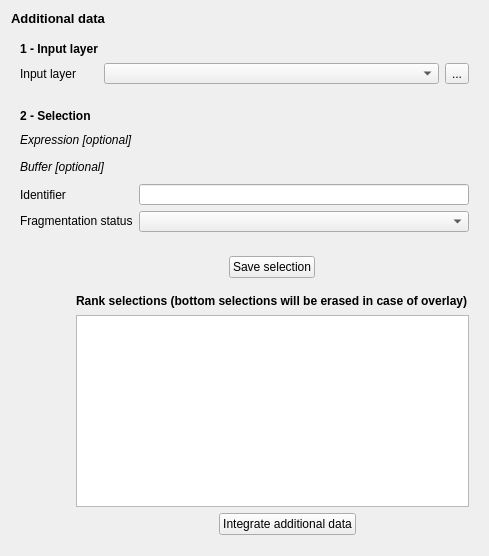
             <widget class="QWidget" name="tab">
              <attribute name="title">
               <string>3 - Additional data</string>
              </attribute>
              <layout class="QGridLayout" name="gridLayout_16">
               <item row="0" column="0">
                <widget class="QLabel" name="label_4">
                 <property name="sizePolicy">
                  <sizepolicy hsizetype="Expanding" vsizetype="Preferred">
                   <horstretch>0</horstretch>
                   <verstretch>0</verstretch>
                  </sizepolicy>
                 </property>
                 <property name="font">
                  <font>
                   <pointsize>10</pointsize>
                   <weight>75</weight>
                   <bold>true</bold>
                  </font>
                 </property>
                 <property name="text">
                  <string>Additional data</string>
                 </property>
                </widget>
               </item>
               <item row="1" column="0">
                <widget class="QFrame" name="selectionLayerFrame_3">
                 <property name="sizePolicy">
                  <sizepolicy hsizetype="Expanding" vsizetype="Preferred">
                   <horstretch>0</horstretch>
                   <verstretch>0</verstretch>
                  </sizepolicy>
                 </property>
                 <property name="minimumSize">
                  <size>
                   <width>200</width>
                   <height>61</height>
                  </size>
                 </property>
                 <property name="frameShape">
                  <enum>QFrame::NoFrame</enum>
                 </property>
                 <property name="frameShadow">
                  <enum>QFrame::Raised</enum>
                 </property>
                 <layout class="QGridLayout" name="gridLayout_13">
                  <item row="1" column="1">
                   <widget class="QgsMapLayerComboBox" name="fragmInputLayerCombo">
                    <property name="sizePolicy">
                     <sizepolicy hsizetype="Expanding" vsizetype="Fixed">
                      <horstretch>0</horstretch>
                      <verstretch>0</verstretch>
                     </sizepolicy>
                    </property>
                    <property name="minimumSize">
                     <size>
                      <width>0</width>
                      <height>21</height>
                     </size>
                    </property>
                    <property name="maximumSize">
                     <size>
                      <width>16777215</width>
                      <height>21</height>
                     </size>
                    </property>
                   </widget>
                  </item>
                  <item row="1" column="2">
                   <widget class="QToolButton" name="fragmInputLayer">
                    <property name="text">
                     <string>...</string>
                    </property>
                   </widget>
                  </item>
                  <item row="0" column="0">
                   <widget class="QLabel" name="selectionLayerLabel_4">
                    <property name="sizePolicy">
                     <sizepolicy hsizetype="Fixed" vsizetype="Fixed">
                      <horstretch>0</horstretch>
                      <verstretch>0</verstretch>
                     </sizepolicy>
                    </property>
                    <property name="minimumSize">
                     <size>
                      <width>0</width>
                      <height>16</height>
                     </size>
                    </property>
                    <property name="font">
                     <font>
                      <weight>75</weight>
                      <bold>true</bold>
                     </font>
                    </property>
                    <property name="text">
                     <string>1 - Input layer</string>
                    </property>
                   </widget>
                  </item>
                  <item row="1" column="0">
                   <widget class="QLabel" name="selectionLayerLabel_7">
                    <property name="sizePolicy">
                     <sizepolicy hsizetype="Fixed" vsizetype="Minimum">
                      <horstretch>0</horstretch>
                      <verstretch>0</verstretch>
                     </sizepolicy>
                    </property>
                    <property name="minimumSize">
                     <size>
                      <width>0</width>
                      <height>16</height>
                     </size>
                    </property>
                    <property name="layoutDirection">
                     <enum>Qt::LeftToRight</enum>
                    </property>
                    <property name="text">
                     <string>Input layer</string>
                    </property>
                   </widget>
                  </item>
                 </layout>
                </widget>
               </item>
               <item row="2" column="0">
                <widget class="QFrame" name="frame_23">
                 <property name="sizePolicy">
                  <sizepolicy hsizetype="Expanding" vsizetype="Preferred">
                   <horstretch>0</horstretch>
                   <verstretch>0</verstretch>
                  </sizepolicy>
                 </property>
                 <property name="minimumSize">
                  <size>
                   <width>0</width>
                   <height>0</height>
                  </size>
                 </property>
                 <property name="frameShape">
                  <enum>QFrame::NoFrame</enum>
                 </property>
                 <property name="frameShadow">
                  <enum>QFrame::Raised</enum>
                 </property>
                 <layout class="QGridLayout" name="gridLayout_4">
                  <item row="0" column="0">
                   <widget class="QLabel" name="selectionLayerLabel_8">
                    <property name="sizePolicy">
                     <sizepolicy hsizetype="Fixed" vsizetype="Fixed">
                      <horstretch>0</horstretch>
                      <verstretch>0</verstretch>
                     </sizepolicy>
                    </property>
                    <property name="minimumSize">
                     <size>
                      <width>0</width>
                      <height>16</height>
                     </size>
                    </property>
                    <property name="font">
                     <font>
                      <weight>75</weight>
                      <bold>true</bold>
                     </font>
                    </property>
                    <property name="text">
                     <string>2 - Selection</string>
                    </property>
                   </widget>
                  </item>
                  <item row="1" column="0">
                   <widget class="QLabel" name="fragmExprLabel">
                    <property name="sizePolicy">
                     <sizepolicy hsizetype="Fixed" vsizetype="Fixed">
                      <horstretch>0</horstretch>
                      <verstretch>0</verstretch>
                     </sizepolicy>
                    </property>
                    <property name="minimumSize">
                     <size>
                      <width>52</width>
                      <height>13</height>
                     </size>
                    </property>
                    <property name="font">
                     <font>
                      <italic>true</italic>
                     </font>
                    </property>
                    <property name="text">
                     <string>Expression [optional]</string>
                    </property>
                   </widget>
                  </item>
                  <item row="1" column="1">
                   <widget class="QgsFieldExpressionWidget" name="fragmExpr">
                    <property name="minimumSize">
                     <size>
                      <width>0</width>
                      <height>21</height>
                     </size>
                    </property>
                    <property name="maximumSize">
                     <size>
                      <width>16777215</width>
                      <height>21</height>
                     </size>
                    </property>
                   </widget>
                  </item>
                  <item row="2" column="0">
                   <widget class="QLabel" name="fragmBufferLabel">
                    <property name="sizePolicy">
                     <sizepolicy hsizetype="Fixed" vsizetype="Fixed">
                      <horstretch>0</horstretch>
                      <verstretch>0</verstretch>
                     </sizepolicy>
                    </property>
                    <property name="minimumSize">
                     <size>
                      <width>52</width>
                      <height>13</height>
                     </size>
                    </property>
                    <property name="font">
                     <font>
                      <italic>true</italic>
                     </font>
                    </property>
                    <property name="text">
                     <string>Buffer [optional]</string>
                    </property>
                   </widget>
                  </item>
                  <item row="2" column="1">
                   <widget class="QgsFieldExpressionWidget" name="fragmBuffer">
                    <property name="minimumSize">
                     <size>
                      <width>0</width>
                      <height>21</height>
                     </size>
                    </property>
                    <property name="maximumSize">
                     <size>
                      <width>16777215</width>
                      <height>21</height>
                     </size>
                    </property>
                   </widget>
                  </item>
                  <item row="3" column="0">
                   <widget class="QLabel" name="label_6">
                    <property name="text">
                     <string>Identifier</string>
                    </property>
                   </widget>
                  </item>
                  <item row="3" column="1">
                   <widget class="QLineEdit" name="fragmName">
                    <property name="minimumSize">
                     <size>
                      <width>0</width>
                      <height>21</height>
                     </size>
                    </property>
                    <property name="maximumSize">
                     <size>
                      <width>16777215</width>
                      <height>21</height>
                     </size>
                    </property>
                   </widget>
                  </item>
                  <item row="4" column="0">
                   <widget class="QLabel" name="fragmIsFragm">
                    <property name="enabled">
                     <bool>true</bool>
                    </property>
                    <property name="sizePolicy">
                     <sizepolicy hsizetype="Fixed" vsizetype="Fixed">
                      <horstretch>0</horstretch>
                      <verstretch>0</verstretch>
                     </sizepolicy>
                    </property>
                    <property name="minimumSize">
                     <size>
                      <width>52</width>
                      <height>13</height>
                     </size>
                    </property>
                    <property name="text">
                     <string>Fragmentation status</string>
                    </property>
                   </widget>
                  </item>
                  <item row="4" column="1">
                   <widget class="QComboBox" name="fragmStatus">
                    <property name="minimumSize">
                     <size>
                      <width>0</width>
                      <height>21</height>
                     </size>
                    </property>
                    <property name="maximumSize">
                     <size>
                      <width>16777215</width>
                      <height>21</height>
                     </size>
                    </property>
                    <item>
                     <property name="text">
                      <string/>
                     </property>
                    </item>
                    <item>
                     <property name="text">
                      <string>Add selection to fragmentation data</string>
                     </property>
                    </item>
                    <item>
                     <property name="text">
                      <string>Add selection to natural and semi-natural environments</string>
                     </property>
                    </item>
                   </widget>
                  </item>
                 </layout>
                </widget>
               </item>
               <item row="3" column="0">
                <widget class="QFrame" name="selectionViewFrame_2">
                 <property name="sizePolicy">
                  <sizepolicy hsizetype="Preferred" vsizetype="MinimumExpanding">
                   <horstretch>0</horstretch>
                   <verstretch>0</verstretch>
                  </sizepolicy>
                 </property>
                 <property name="minimumSize">
                  <size>
                   <width>350</width>
                   <height>0</height>
                  </size>
                 </property>
                 <property name="frameShape">
                  <enum>QFrame::NoFrame</enum>
                 </property>
                 <property name="frameShadow">
                  <enum>QFrame::Raised</enum>
                 </property>
                 <layout class="QGridLayout" name="gridLayout_2">
                  <item row="0" column="1" colspan="2">
                   <widget class="QFrame" name="frame_12">
                    <property name="sizePolicy">
                     <sizepolicy hsizetype="Expanding" vsizetype="Fixed">
                      <horstretch>0</horstretch>
                      <verstretch>0</verstretch>
                     </sizepolicy>
                    </property>
                    <property name="minimumSize">
                     <size>
                      <width>200</width>
                      <height>0</height>
                     </size>
                    </property>
                    <property name="maximumSize">
                     <size>
                      <width>16777215</width>
                      <height>16777215</height>
                     </size>
                    </property>
                    <property name="frameShape">
                     <enum>QFrame::NoFrame</enum>
                    </property>
                    <property name="frameShadow">
                     <enum>QFrame::Raised</enum>
                    </property>
                    <layout class="QHBoxLayout" name="horizontalLayout_12">
                     <property name="spacing">
                      <number>200</number>
                     </property>
                     <property name="leftMargin">
                      <number>0</number>
                     </property>
                     <property name="topMargin">
                      <number>0</number>
                     </property>
                     <property name="rightMargin">
                      <number>0</number>
                     </property>
                     <property name="bottomMargin">
                      <number>9</number>
                     </property>
                     <item>
                      <widget class="QPushButton" name="fragmAdd">
                       <property name="sizePolicy">
                        <sizepolicy hsizetype="Fixed" vsizetype="Fixed">
                         <horstretch>0</horstretch>
                         <verstretch>0</verstretch>
                        </sizepolicy>
                       </property>
                       <property name="layoutDirection">
                        <enum>Qt::LeftToRight</enum>
                       </property>
                       <property name="text">
                        <string>Save selection</string>
                       </property>
                       <property name="icon">
                        <iconset resource="resources.qrc">
                         <normaloff>:/plugins/FragScape/icons/mActionFileSave.svg</normaloff>:/plugins/FragScape/icons/mActionFileSave.svg</iconset>
                       </property>
                      </widget>
                     </item>
                    </layout>
                   </widget>
                  </item>
                  <item row="1" column="1" colspan="2">
                   <widget class="QLabel" name="selectionLayerLabel_14">
                    <property name="sizePolicy">
                     <sizepolicy hsizetype="Fixed" vsizetype="Fixed">
                      <horstretch>0</horstretch>
                      <verstretch>0</verstretch>
                     </sizepolicy>
                    </property>
                    <property name="minimumSize">
                     <size>
                      <width>0</width>
                      <height>16</height>
                     </size>
                    </property>
                    <property name="font">
                     <font>
                      <weight>75</weight>
                      <bold>true</bold>
                     </font>
                    </property>
                    <property name="text">
                     <string>Rank selections (bottom selections will be erased in case of overlay)</string>
                    </property>
                   </widget>
                  </item>
                  <item row="2" column="0">
                   <widget class="QFrame" name="selectArrowsFrame">
                    <property name="sizePolicy">
                     <sizepolicy hsizetype="Fixed" vsizetype="Expanding">
                      <horstretch>0</horstretch>
                      <verstretch>0</verstretch>
                     </sizepolicy>
                    </property>
                    <property name="minimumSize">
                     <size>
                      <width>50</width>
                      <height>0</height>
                     </size>
                    </property>
                    <property name="frameShape">
                     <enum>QFrame::NoFrame</enum>
                    </property>
                    <property name="frameShadow">
                     <enum>QFrame::Raised</enum>
                    </property>
                    <layout class="QVBoxLayout" name="verticalLayout_5">
                     <item>
                      <widget class="QToolButton" name="selectionUp">
                       <property name="sizePolicy">
                        <sizepolicy hsizetype="Fixed" vsizetype="Fixed">
                         <horstretch>0</horstretch>
                         <verstretch>0</verstretch>
                        </sizepolicy>
                       </property>
                       <property name="minimumSize">
                        <size>
                         <width>25</width>
                         <height>25</height>
                        </size>
                       </property>
                       <property name="toolTip">
                        <string>Upgrade selection</string>
                       </property>
                       <property name="text">
                        <string/>
                       </property>
                       <property name="icon">
                        <iconset resource="resources.qrc">
                         <normaloff>:/plugins/FragScape/icons/up-arrow.png</normaloff>:/plugins/FragScape/icons/up-arrow.png</iconset>
                       </property>
                       <property name="autoRaise">
                        <bool>true</bool>
                       </property>
                      </widget>
                     </item>
                     <item>
                      <widget class="QToolButton" name="selectionDown">
                       <property name="sizePolicy">
                        <sizepolicy hsizetype="Fixed" vsizetype="Fixed">
                         <horstretch>0</horstretch>
                         <verstretch>0</verstretch>
                        </sizepolicy>
                       </property>
                       <property name="minimumSize">
                        <size>
                         <width>25</width>
                         <height>25</height>
                        </size>
                       </property>
                       <property name="toolTip">
                        <string>Downgrade selection</string>
                       </property>
                       <property name="text">
                        <string/>
                       </property>
                       <property name="icon">
                        <iconset resource="resources.qrc">
                         <normaloff>:/plugins/FragScape/icons/down-arrow.png</normaloff>:/plugins/FragScape/icons/down-arrow.png</iconset>
                       </property>
                       <property name="autoRaise">
                        <bool>true</bool>
                       </property>
                      </widget>
                     </item>
                    </layout>
                   </widget>
                  </item>
                  <item row="2" column="1" colspan="2">
                   <widget class="QTableView" name="fragmView">
                    <property name="sizePolicy">
                     <sizepolicy hsizetype="Expanding" vsizetype="Preferred">
                      <horstretch>0</horstretch>
                      <verstretch>0</verstretch>
                     </sizepolicy>
                    </property>
                    <property name="minimumSize">
                     <size>
                      <width>300</width>
                      <height>100</height>
                     </size>
                    </property>
                    <property name="alternatingRowColors">
                     <bool>true</bool>
                    </property>
                    <property name="selectionBehavior">
                     <enum>QAbstractItemView::SelectRows</enum>
                    </property>
                    <property name="sortingEnabled">
                     <bool>true</bool>
                    </property>
                   </widget>
                  </item>
                  <item row="3" column="1">
                   <widget class="QToolButton" name="fragmRemove">
                    <property name="sizePolicy">
                     <sizepolicy hsizetype="Fixed" vsizetype="Fixed">
                      <horstretch>0</horstretch>
                      <verstretch>0</verstretch>
                     </sizepolicy>
                    </property>
                    <property name="toolTip">
                     <string>Delete selected lines</string>
                    </property>
                    <property name="text">
                     <string/>
                    </property>
                    <property name="icon">
                     <iconset resource="resources.qrc">
                      <normaloff>:/plugins/FragScape/icons/mActionDeleteSelected.svg</normaloff>:/plugins/FragScape/icons/mActionDeleteSelected.svg</iconset>
                    </property>
                    <property name="autoRaise">
                     <bool>true</bool>
                    </property>
                   </widget>
                  </item>
                  <item row="3" column="2">
                   <widget class="QFrame" name="frame_9">
                    <property name="sizePolicy">
                     <sizepolicy hsizetype="Expanding" vsizetype="Fixed">
                      <horstretch>0</horstretch>
                      <verstretch>0</verstretch>
                     </sizepolicy>
                    </property>
                    <property name="minimumSize">
                     <size>
                      <width>200</width>
                      <height>0</height>
                     </size>
                    </property>
                    <property name="maximumSize">
                     <size>
                      <width>16777215</width>
                      <height>16777215</height>
                     </size>
                    </property>
                    <property name="frameShape">
                     <enum>QFrame::NoFrame</enum>
                    </property>
                    <property name="frameShadow">
                     <enum>QFrame::Raised</enum>
                    </property>
                    <layout class="QHBoxLayout" name="horizontalLayout_10">
                     <property name="spacing">
                      <number>200</number>
                     </property>
                     <property name="leftMargin">
                      <number>0</number>
                     </property>
                     <property name="topMargin">
                      <number>0</number>
                     </property>
                     <property name="rightMargin">
                      <number>0</number>
                     </property>
                     <property name="bottomMargin">
                      <number>0</number>
                     </property>
                     <item>
                      <widget class="QPushButton" name="fragmRun">
                       <property name="sizePolicy">
                        <sizepolicy hsizetype="Fixed" vsizetype="Fixed">
                         <horstretch>0</horstretch>
                         <verstretch>0</verstretch>
                        </sizepolicy>
                       </property>
                       <property name="layoutDirection">
                        <enum>Qt::LeftToRight</enum>
                       </property>
                       <property name="text">
                        <string>Integrate additional data</string>
                       </property>
                       <property name="icon">
                        <iconset resource="resources.qrc">
                         <normaloff>:/plugins/FragScape/icons/play.svg</normaloff>:/plugins/FragScape/icons/play.svg</iconset>
                       </property>
                      </widget>
                     </item>
                    </layout>
                   </widget>
                  </item>
                 </layout>
                </widget>
               </item>
              </layout>
             </widget>
